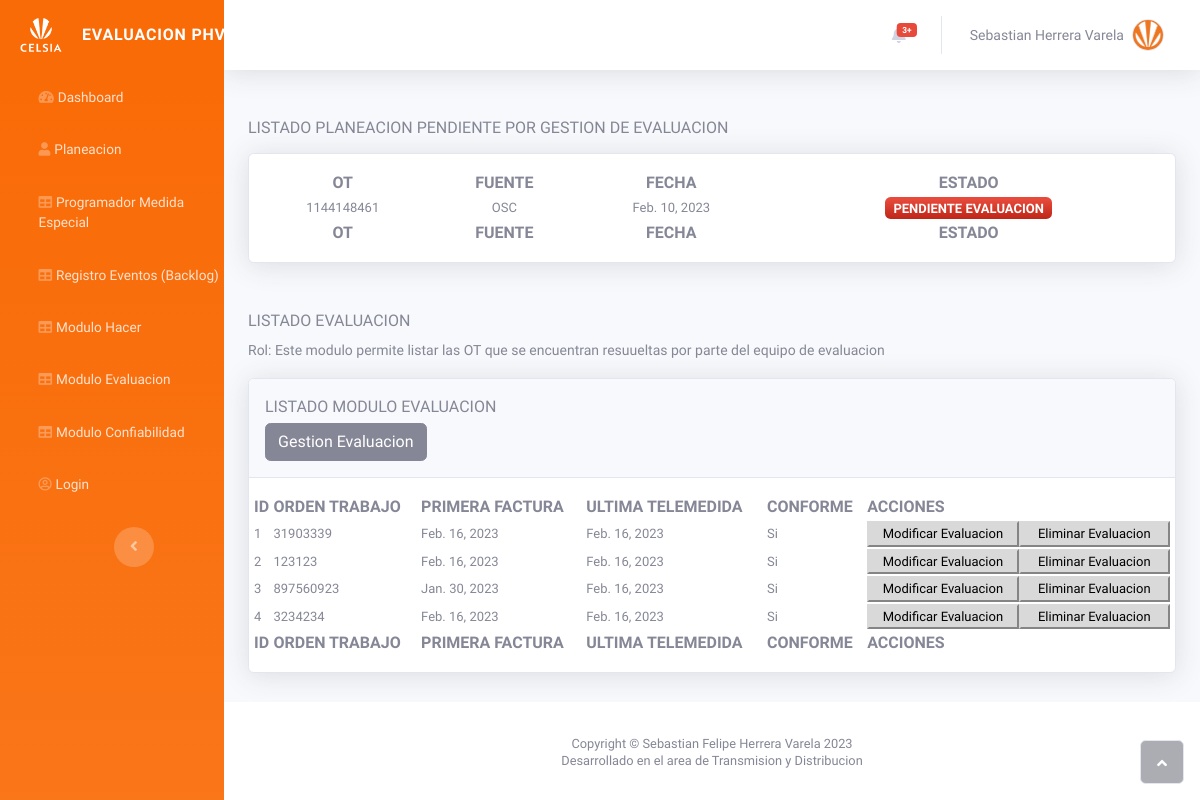
Page /evaluacion on the earlier database version.
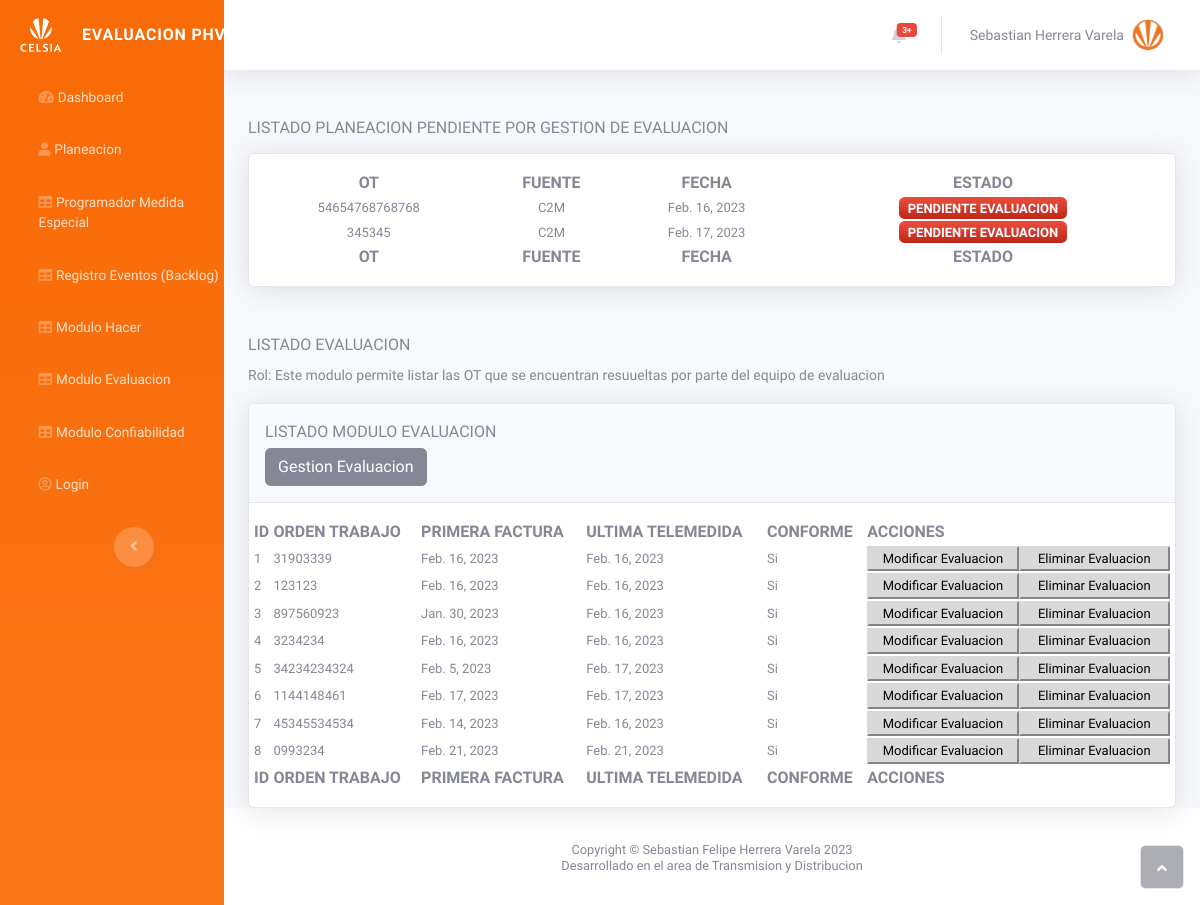
Same page on the later database version.
### planeacion/models.py (models this page shows, shortened)
class Planeacion(models.Model):
    orden_trabajo = models.CharField(max_length=20, primary_key=True)
    fuente = models.CharField(max_length=20)
    contrata = models.CharField(max_length=20)
    fecha_programacion = models.DateField()
    estado = models.CharField(max_length=20)
    def __str__(self):
        return str(self.orden_trabajo)

class Evaluacion(models.Model):
    orden_trabajo = models.ForeignKey(Planeacion,  on_delete=models.CASCADE)
    primera_factura = models.DateField()
    ultima_telemedida = models.DateField()
    conforme = models.CharField(max_length=150)

### planeacion/views.py (the view)
# urls.py: path("evaluacion", views.list_evaluacion, name="evaluacion"),
def list_evaluacion(request):
    data = Planeacion.objects.filter(estado="PENDIENTE EVALUACION")
    data_evaluacion = Evaluacion.objects.all()
    return render(request, "evaluacion/listar_evaluacion.html", {"data": data, "data_evaluacion": data_evaluacion})

### planeacion/templates/evaluacion/listar_evaluacion.html (shortened to what the changed rows need)
{% extends 'base.html' %}
{% block content %}
  <div class="container-fluid mt-5">
    <div class="card shadow mt-3">
      <div class="card-body">
        <div class="row">
          <table id="sebastian" class="display responsive nowrap" style="width: 100%">
            <thead>
              <tr>
                <th class="text-uppercase text-center">OT</th>
                <th class="text-uppercase text-center">Fuente</th>
                <th class="text-uppercase text-center">Fecha</th>
                <th class="text-uppercase text-center">Estado</th>
              </tr>
            </thead>
            <tbody>
              {% for info in data %}
                <tr>
                  <td class="text-capitalcase text-center">{{ info.orden_trabajo }}</td>
                  <td class="text-capitalcase text-center">{{ info.fuente }}</td>
                  <td class="text-capitalcase text-center">{{ info.fecha_programacion }}</td>
                  <td class="text-capitalcase text-center">
                    <span class="text-capitalcase badge bg-gradient-danger text-center">{{ info.estado }}</span>
                  </td>
                </tr>
              {% endfor %}
            </tbody>
            <tfoot>
              <tr>
                <th class="text-uppercase text-center">OT</th>
                <th class="text-uppercase text-center">Fuente</th>
                <th class="text-uppercase text-center">Fecha</th>
                <th class="text-uppercase text-center">Estado</th>
              </tr>
            </tfoot>
          </table>
        </div>
      </div>
    </div>
  </div>
  <div class="container-fluid mt-5">
    <div class="card shadow mt-3">
      <div class="card-body">
        <div class="row">
          <table id="evaluacion" class="display responsive nowrap" style="width: 100%">
            <thead>
              <tr>
                <th class="text-uppercase">ID</th>
                <th class="text-uppercase">Orden Trabajo</th>
                <th class="text-uppercase">Primera Factura</th>
                <th class="text-uppercase">Ultima Telemedida</th>
                <th class="text-uppercase">Conforme</th>
                <th class="text-uppercase">Acciones</th>
             </tr>
            </thead>
            <tbody>
              {% for info in data_evaluacion %}
                <tr>
                  <td class="text-capitalcase">{{ info.pk }}</td>
                  <td class="text-capitalcase">{{ info.orden_trabajo }}</td>
                  <td class="text-capitalcase">{{ info.primera_factura }}</td>
                  <td class="text-capitalcase">{{ info.ultima_telemedida }}</td>
                  <td class="text-capitalcase">{{ info.conforme }}</td>
                  <td>
                    <div class="contenedorBotones">
                      <button class="btn-primary botonesFormularios">Modificar Evaluacion</button>
                      <button class="btn-primary botonesFormularios"  type="button">Eliminar Evaluacion</button>
                    </div>
                  </td>
                </tr>
              {% endfor %}
            </tbody>
            <tfoot>
            <tr>
              <th class="text-uppercase">ID</th>
                <th class="text-uppercase">Orden Trabajo</th>
                <th class="text-uppercase">Primera Factura</th>
                <th class="text-uppercase">Ultima Telemedida</th>
                <th class="text-uppercase">Conforme</th>
                <th class="text-uppercase">Acciones</th>
            </tr>
            </tfoot>
          </table>
        </div>
      </div>
    </div>
  </div>
{% endblock content %}

Differences in the rows shown:
no longer on this page (row edited): Planeacion: orden_trabajo "1144148461", fuente "OSC", fecha_programacion "Feb. 10, 2023", estado "PENDIENTE EVALUACION"
now on this page (row edited): Planeacion: orden_trabajo "54654768768768", fuente "C2M", fecha_programacion "Feb. 16, 2023", estado "PENDIENTE EVALUACION"
added Planeacion: orden_trabajo "345345", fuente "C2M", fecha_programacion "Feb. 17, 2023", estado "PENDIENTE EVALUACION"
added Evaluacion: pk "5", orden_trabajo "34234234324", primera_factura "Feb. 5, 2023", ultima_telemedida "Feb. 17, 2023", conforme "Si"
added Evaluacion: pk "6", orden_trabajo "1144148461", primera_factura "Feb. 17, 2023", ultima_telemedida "Feb. 17, 2023", conforme "Si"
added Evaluacion: pk "7", orden_trabajo "45345534534", primera_factura "Feb. 14, 2023", ultima_telemedida "Feb. 16, 2023", conforme "Si"
added Evaluacion: pk "8", orden_trabajo "0993234", primera_factura "Feb. 21, 2023", ultima_telemedida "Feb. 21, 2023", conforme "Si"
